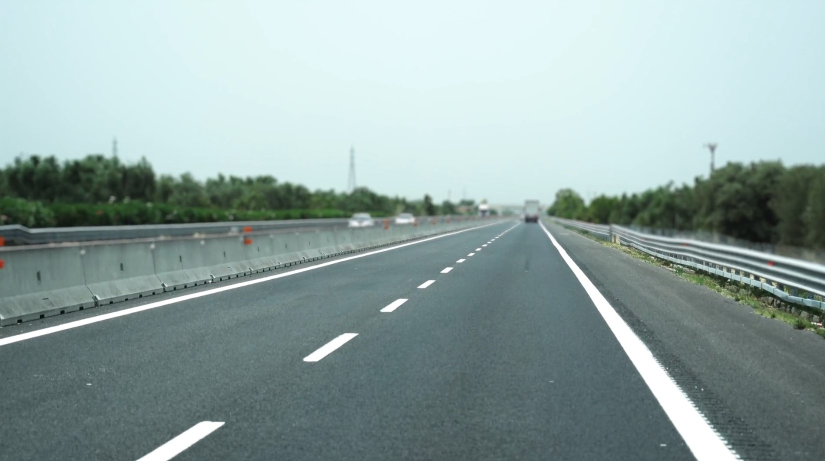
#> input picture test_road_lane.jpg, 1650 x 922 px, given in place of test_road_lane.mp4, which was not available (shown at 1/2 size)
$ jupyter execute lane_detector.ipynb
#> lines starting #> are read from the running program, lines starting #| are printed output that depends on the picture; after the words box and inside, x2 and y2 are one past the last pixel; in counts of white or black regions, pixels touching at a corner belong together; pictures that were not available may be replaced by others from this repository, and a replacement may not be noted
#> further down, frame is the input picture: shape (922, 1650, 3); mean B, G, R 162.7, 164.3, 144.7
[cell 1]
import cv2
import numpy as np

def region_of_interest(img, vertices):
    mask = np.zeros_like(img)
    match_mask_color = 255
    cv2.fillPoly(mask, vertices, match_mask_color)
    masked_image = cv2.bitwise_and(img, mask)
    return masked_image

def draw_the_lines(img, lines):
    img = np.copy(img)
    blank_image = np.zeros((img.shape[0], img.shape[1], 3), dtype=np.uint8)

    for line in lines:
        for x1, y1, x2, y2 in line:
            cv2.line(blank_image, (x1, y1), (x2, y2), (0, 255, 0), thickness=10)

    img = cv2.addWeighted(img, 0.8, blank_image, 1, 0.0)
    return img

def process(image):
    height = image.shape[0]
#> height = 922
    width = image.shape[1]
#> width = 1650

    region_of_interest_vertices = [
        (0, height),
        (1210, 530),
        (width, height)
    ]
#> region_of_interest_vertices = [(0, 922), (1210, 530), (1650, 922)]

    gray_image = cv2.cvtColor(image, cv2.COLOR_RGB2GRAY)
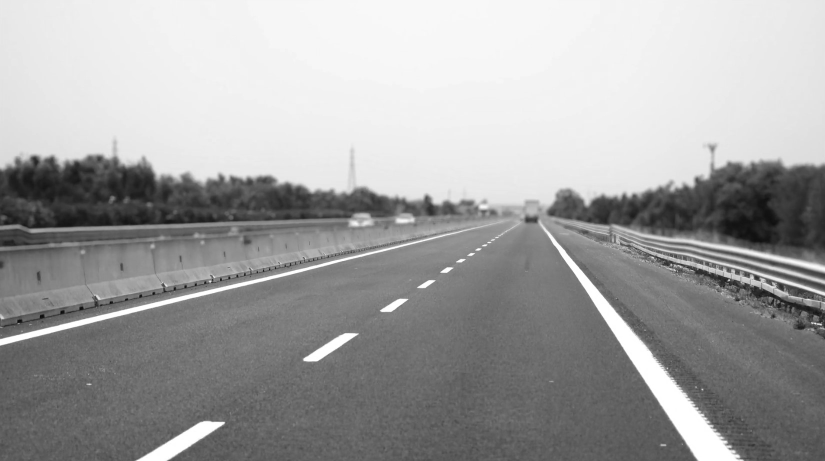
#> gray_image: shape (922, 1650) (shown at 1/2 size); min 7, max 255, mean 161.6
    canny_image = cv2.Canny(gray_image, 100, 120)
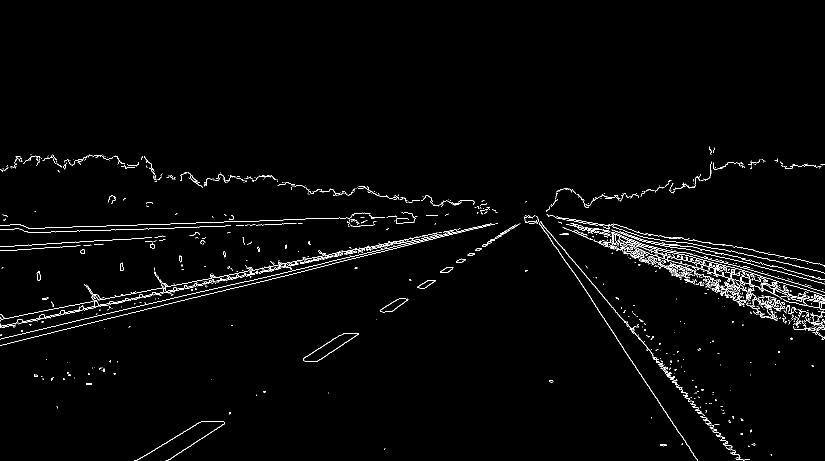
#> canny_image: shape (922, 1650) (shown at 1/2 size); 1.7% white in thin lines or dots, all inside (x1, y1, x2, y2) = (0, 293, 1650, 922)
    cropped_image = region_of_interest(canny_image,
                        np.array([region_of_interest_vertices], np.int32))
#> in region_of_interest, `cv2.fillPoly(mask, vertices, match_mask_color)`:
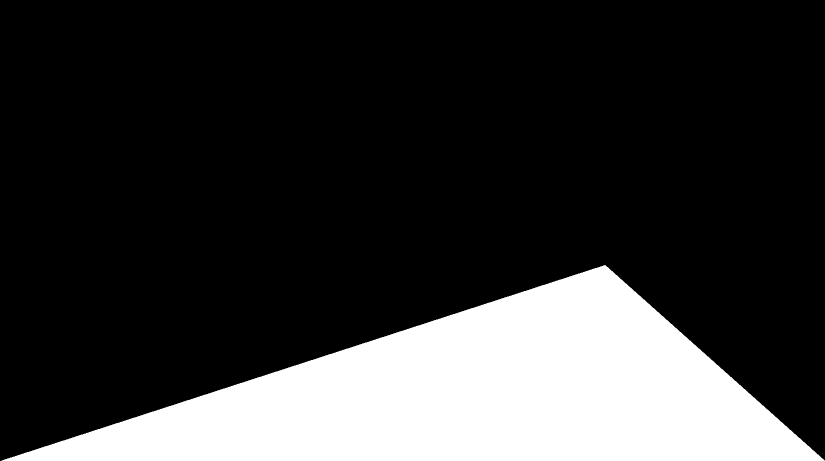
#> mask: shape (922, 1650) (shown at 1/2 size); 21.3% white; 1 white region, box (x1, y1, x2, y2) and area: (3, 530, 1650, 922) 323440
#> in region_of_interest, `masked_image = cv2.bitwise_and(img, mask)`:
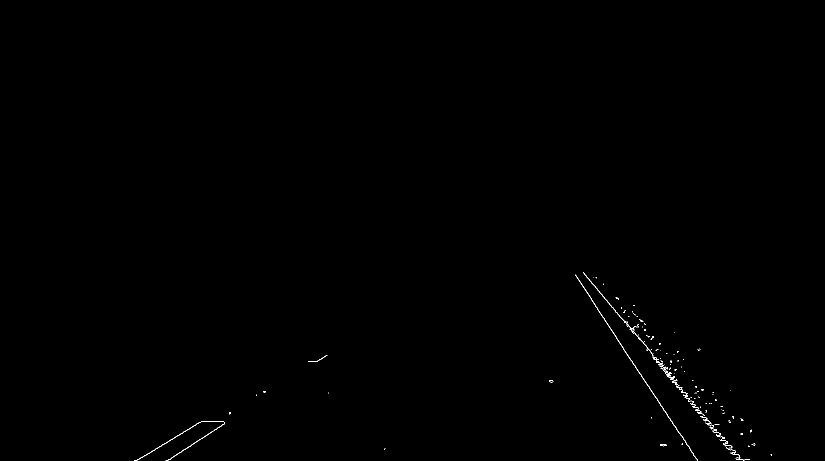
#> masked_image: shape (922, 1650) (shown at 1/2 size); 0.18% white in thin lines or dots, all inside (x1, y1, x2, y2) = (268, 544, 1544, 922)

    lines = cv2.HoughLinesP(cropped_image,
                               rho=2,
                               theta=np.pi/180,
                               threshold=50,
                                lines=np.array([]),
                               minLineLength=40,
                               maxLineGap=100)
#> lines = 18 rows, first 6: [1154, 554, 1353, 859], [1190, 572, 1481, 918], [1202, 589, 1478, 918], [1306, 716, 1476, 919], [1314, 797, 1395, 921], [274, 920, 403, 843]

    image_with_lines = draw_the_lines(image, lines)
#> the loop in draw_the_lines, `for line in lines:` made 18 passes
#> line on passes 1 to 12: [[1154, 554, 1353, 859]], [[1190, 572, 1481, 918]], [[1202, 589, 1478, 918]], [[1306, 716, 1476, 919]], [[1314, 797, 1395, 921]], [[274, 920, 403, 843]], [[341, 918, 449, 845]], [[1267, 661, 1483, 918]], [[1166, 544, 1209, 597]], [[1245, 638, 1472, 918]], [[1191, 555, 1465, 905]], [[1178, 558, 1446, 888]]
#> in draw_the_lines, `img = cv2.addWeighted(img, 0.8, blank_image, 1, 0.0)`:
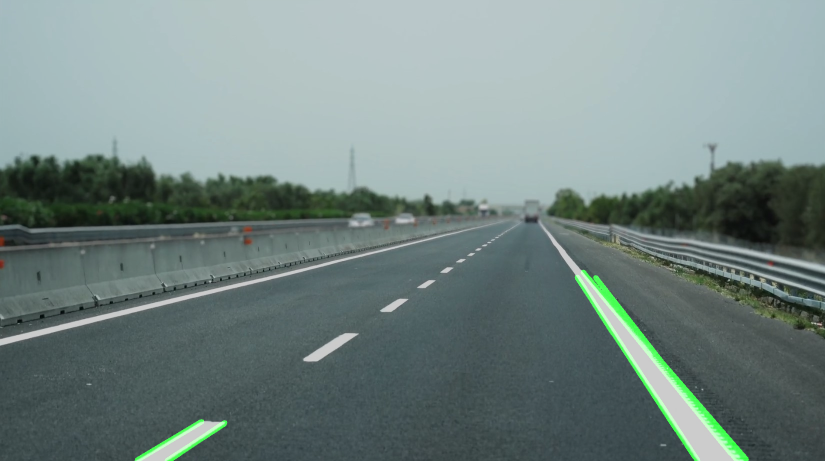
#> img: shape (922, 1650, 3) (shown at 1/2 size); mean B, G, R 130.2, 132.9, 115.8
    return image_with_lines

cap = cv2.VideoCapture('test_road_lane.mp4')

while(cap.isOpened()):
    ret, frame = cap.read()
    frame = process(frame)
    cv2.imshow('frame', frame)
    if cv2.waitKey(1) & 0xFF == ord('q'):
#> (key q is pressed here)
        break

cap.release()
cv2.destroyAllWindows()
